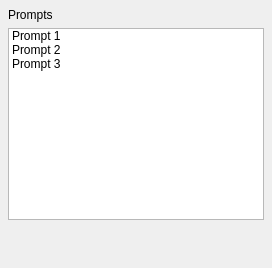
<?xml version="1.0" encoding="UTF-8"?>
<ui version="4.0">
 <class>PromptListPanel</class>
 <widget class="QWidget" name="PromptListPanel">
  <layout class="QVBoxLayout" name="mainLayout">
   <property name="leftMargin"><number>8</number></property>
   <property name="topMargin"><number>8</number></property>
   <property name="rightMargin"><number>8</number></property>
   <property name="bottomMargin"><number>8</number></property>
   <property name="spacing"><number>6</number></property>
   <item>
    <widget class="QLabel" name="titleLabel">
     <property name="text"><string>Prompts</string></property>
    </widget>
   </item>
   <item>
    <widget class="QListWidget" name="promptList">
     <item><property name="text"><string>Prompt 1</string></property></item>
     <item><property name="text"><string>Prompt 2</string></property></item>
     <item><property name="text"><string>Prompt 3</string></property></item>
    </widget>
   </item>
   <item>
    <spacer name="bottomSpacer">
     <property name="orientation"><enum>Qt::Orientation::Vertical</enum></property>
     <property name="sizeHint" stdset="0">
      <size><width>20</width><height>40</height></size>
     </property>
    </spacer>
   </item>
  </layout>
 </widget>
 <layoutdefault spacing="6" margin="11"/>
 <resources/>
 <connections/>
</ui>
